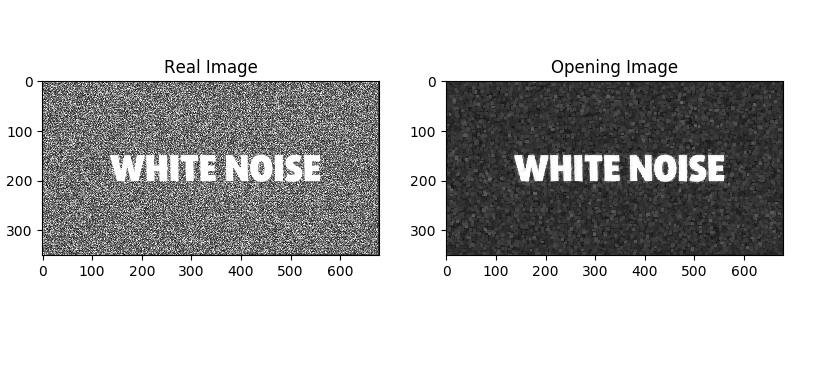

Reproduce this figure in Python.
import cv2
import numpy as np
from matplotlib import pyplot as plt

"""
    OPENING = ERODE + DILATE 
    USEFUL WHEN YOU NEED TO REMOVE WHITE NOISE
"""


"""
    This function read an image
"""
def readi(path, typer = "color"):
    if typer == "color":
        return cv2.imread(path, 1)
    elif typer == "gray":
        return cv2.imread(path, 0)


def opening(img):
    kernel = np.ones((5,5),np.uint8)
    result = img
    for i in range(0, 10):
        result = cv2.morphologyEx(result, cv2.MORPH_OPEN, kernel)
    plt.subplot(1,2,1), plt.imshow(img, cmap="gray"), plt.title("Real Image")
    plt.subplot(1,2,2), plt.imshow(result, cmap="gray"), plt.title("Opening Image")
    plt.show()


if __name__ == "__main__":
    img = readi("../../assets/images/white_noise.jpg", "gray")
    opening(img)
